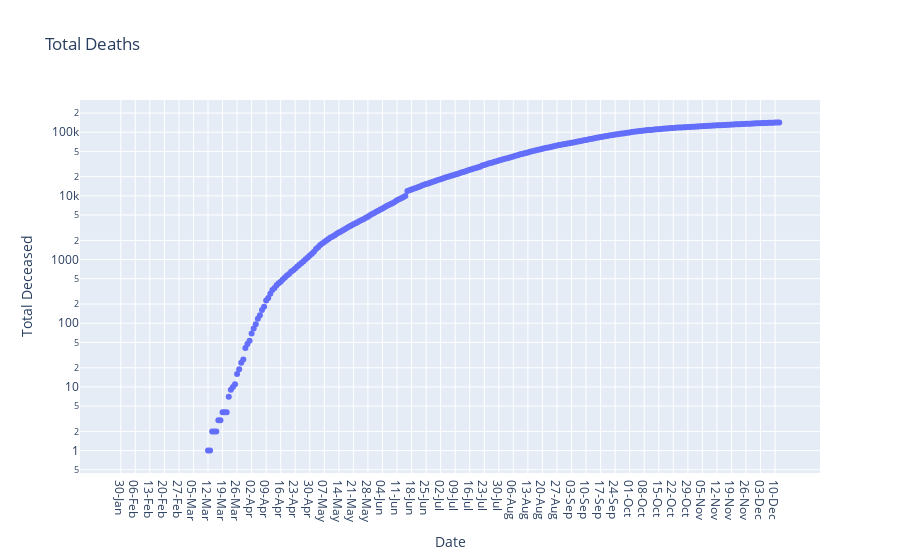

Notebook source saved alongside this figure:
### Code cell
px.scatter(india,x='Date',y='Total Deceased',title='Total Deaths',
      log_y=True)

### Figure 1 — Plotly figure (JSON) as saved in the notebook; plotly's stock layout.template omitted (floating-point values rounded to 4 significant figures; data arrays with more than 128 entries replaced by an {"elided": "..."} marker saying what was removed)
{"data": [{"hovertemplate": "Date=%{x}<br>Total Deceased=%{y}<extra></extra>", "legendgroup": "", "marker": {"color": "#636efa", "symbol": "circle"}, "mode": "markers", "name": "", "orientation": "v", "showlegend": false, "type": "scatter", "x": {"elided": "318 str values"}, "xaxis": "x", "y": {"elided": "318 int values"}, "yaxis": "y"}], "layout": {"legend": {"tracegroupgap": 0}, "title": {"text": "Total Deaths"}, "xaxis": {"anchor": "y", "domain": [0, 1], "title": {"text": "Date"}}, "yaxis": {"anchor": "x", "domain": [0, 1], "title": {"text": "Total Deceased"}, "type": "log"}}}
